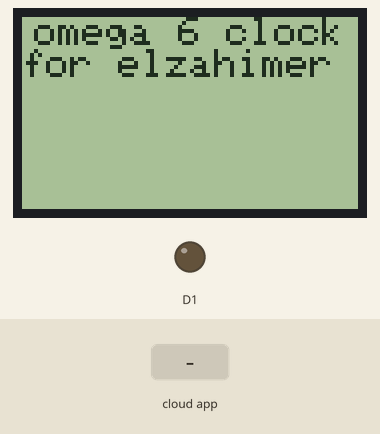
Bench run of a sketch on a simulated ESP8266 (NodeMCU). On the bench: 84×48 one-colour display, output pins drawn as LEDs (lit = HIGH). The inputs (shaded band) are chosen by the test bench.

Above: at 2.7 s.
2.8 s: the phone or cloud app sets 4 to 0
At 4.3 s:
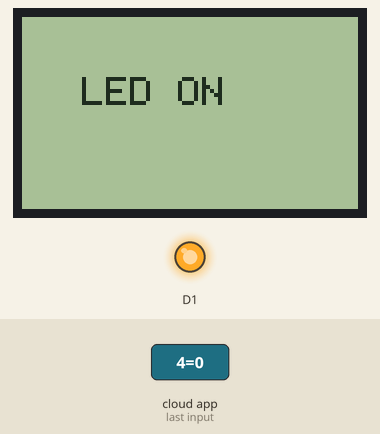
At 9.7 s:
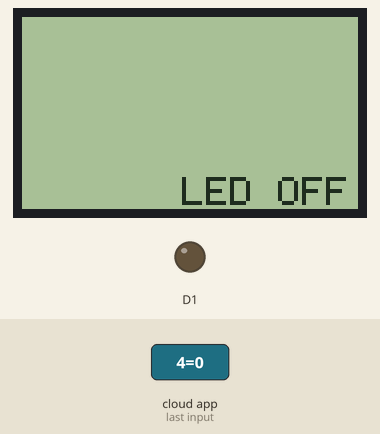
Timing chart, 0 to 11.0 s (numbered marks = the images above; inputs shaded):
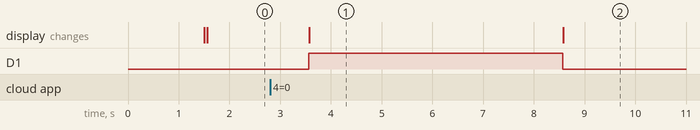

Measured:
- after the input at 2.8 s, D1: LOW → HIGH after 0.76 s, → LOW 5.0 s later; the display: changes after 0.77 s (image 1)
- what the display in image 1 shows lasts 5.0 s, from 3.6 s to 8.6 s

The sketch:

Reminder.ino
```cpp
// cayenne debug
#define CAYENNE_PRINT Serial
#define CAYENNE_DEBUG

#include <CayenneMQTTESP8266.h>

#include <SPI.h>               // include SPI library
#include <Adafruit_GFX.h>      // include adafruit graphics library
#include <Adafruit_PCD8544.h>  // include adafruit PCD8544 (Nokia 5110) library

// Nokia 5110 LCD module connections (CLK, DIN, D/C, CS, RST)
Adafruit_PCD8544 display = Adafruit_PCD8544(D4, D3, D6, D5, D0);

// WiFi network info.
char ssid[] = "Areka co space2";
char wifiPassword[] = "2areka2020";


// Cayenne authentication info. This should be obtained from the Cayenne Dashboard.
char username[] = "12ed7f80-decc-11e9-a4a3-7d841ff78abf";
char password[] = "a6b673aa48bf44aa6223f32c4bc57a3eb591d795";
char clientID[] = "4db0b0d0-49cd-11ea-84bb-8f71124cfdfb";


void setup() {
  Serial.begin(9600);
  pinMode(D1,OUTPUT);
  digitalWrite(D1,LOW);

  Cayenne.begin(username, password, clientID, ssid, wifiPassword);

  // initialize the display
  display.begin();

  display.setContrast(50);

  display.clearDisplay();
  display.display();

  display.setTextSize(1);
  display.setTextColor(BLACK, WHITE);
  display.setCursor(3, 0);
  display.println("omega 6 clock");
  display.print("for elzahimer");
  display.display();
}

void loop() {


        Cayenne.celsiusWrite(1, 30.0);
        Cayenne.luxWrite(2, 100);
        Cayenne.virtualWrite(7, 0, "digital_sensor", "d");

        Cayenne.loop();

    }


    // This function is called at intervals to send sensor data to Cayenne.
CAYENNE_OUT(8)
{
  // Read data from the sensor and send it to the virtual channel here.
  // For example, to send a digital value you can use the following:
  //int value = digitalRead(SENSOR_PIN);
  Cayenne.virtualWrite(8, 0, "digital_sensor", "d");
}

CAYENNE_IN(4)
{
  CAYENNE_LOG("Got a value: %d", getValue.asInt());
  digitalWrite(D1,HIGH);
  display.clearDisplay();
  display.setCursor(15, 15);
  display.println("LED ON");
  display.display();
  delay(5000);
  digitalWrite(D1,LOW);
  display.clearDisplay();
  display.setCursor(40, 40);
  display.println("LED OFF");
  display.display();


  // You can also use:
  // int i = getValue.asInt() or
  // double d = getValue.asDouble()
}
```
